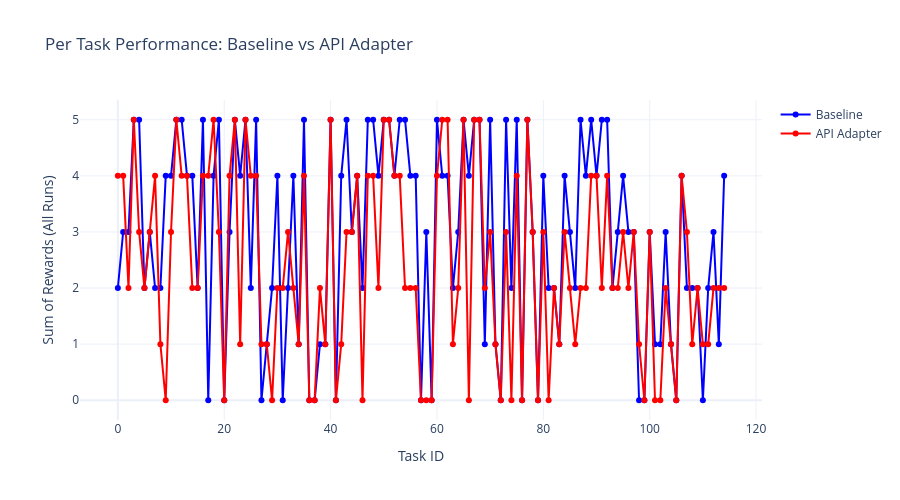

The notebook cell saved with this chart:
### Code cell
import plotly.graph_objects as go
from collections import defaultdict

# Calculate sum of rewards per task for baseline
baseline_task_rewards = defaultdict(int)
for run in baseline_data:
    for task in run:
        baseline_task_rewards[task['task_id']] += task['reward']

# Calculate sum of rewards per task for api_adapter
api_adapter_task_rewards = defaultdict(int)
for run in api_adapter_data:
    for task in run:
        api_adapter_task_rewards[task['task_id']] += task['reward']

# Get all unique task IDs and sort them
all_task_ids = sorted(set(baseline_task_rewards.keys()) | set(api_adapter_task_rewards.keys()))

# Prepare data for plotting
baseline_rewards = [baseline_task_rewards[task_id] for task_id in all_task_ids]
api_adapter_rewards = [api_adapter_task_rewards[task_id] for task_id in all_task_ids]

# Create the plot
fig = go.Figure()

# Add baseline trace
fig.add_trace(go.Scatter(
    x=all_task_ids,
    y=baseline_rewards,
    mode='lines+markers',
    name='Baseline',
    line=dict(color='blue', width=2),
    marker=dict(symbol='circle', size=6)
))

# Add api_adapter trace
fig.add_trace(go.Scatter(
    x=all_task_ids,
    y=api_adapter_rewards,
    mode='lines+markers',
    name='API Adapter',
    line=dict(color='red', width=2),
    marker=dict(symbol='circle', size=6)
))

# Update layout
fig.update_layout(
    title='Per Task Performance: Baseline vs API Adapter',
    xaxis_title='Task ID',
    yaxis_title='Sum of Rewards (All Runs)',
    width=900,
    height=500,
    showlegend=True,
    template='plotly_white'
)

# Show the plot
fig.show()

### Figure 1 — Plotly figure (JSON) as saved in the notebook; plotly's stock layout.template omitted (floating-point values rounded to 4 significant figures)
{"data": [{"line": {"color": "blue", "width": 2}, "marker": {"size": 6, "symbol": "circle"}, "mode": "lines+markers", "name": "Baseline", "type": "scatter", "x": [0, 1, 2, 3, 4, 5, 6, 7, 8, 9, 10, 11, 12, 13, 14, 15, 16, 17, 18, 19, 20, 21, 22, 23, 24, 25, 26, 27, 28, 29, 30, 31, 32, 33, 34, 35, 36, 37, 38, 39, 40, 41, 42, 43, 44, 45, 46, 47, 48, 49, 50, 51, 52, 53, 54, 55, 56, 57, 58, 59, 60, 61, 62, 63, 64, 65, 66, 67, 68, 69, 70, 71, 72, 73, 74, 75, 76, 77, 78, 79, 80, 81, 82, 83, 84, 85, 86, 87, 88, 89, 90, 91, 92, 93, 94, 95, 96, 97, 98, 99, 100, 101, 102, 103, 104, 105, 106, 107, 108, 109, 110, 111, 112, 113, 114], "y": [2, 3, 3, 5, 5, 2, 3, 2, 2, 4, 4, 5, 5, 4, 4, 2, 5, 0, 4, 5, 0, 3, 5, 4, 5, 2, 5, 0, 1, 2, 4, 0, 2, 4, 1, 5, 0, 0, 1, 1, 5, 0, 4, 5, 3, 4, 2, 5, 5, 4, 5, 5, 4, 5, 5, 4, 4, 0, 3, 0, 5, 4, 4, 2, 3, 5, 4, 5, 5, 1, 5, 1, 0, 5, 2, 5, 0, 5, 3, 0, 4, 2, 2, 1, 4, 3, 2, 5, 4, 5, 4, 5, 5, 2, 3, 4, 3, 3, 0, 0, 3, 1, 1, 3, 1, 0, 4, 2, 2, 2, 0, 2, 3, 1, 4]}, {"line": {"color": "red", "width": 2}, "marker": {"size": 6, "symbol": "circle"}, "mode": "lines+markers", "name": "API Adapter", "type": "scatter", "x": [0, 1, 2, 3, 4, 5, 6, 7, 8, 9, 10, 11, 12, 13, 14, 15, 16, 17, 18, 19, 20, 21, 22, 23, 24, 25, 26, 27, 28, 29, 30, 31, 32, 33, 34, 35, 36, 37, 38, 39, 40, 41, 42, 43, 44, 45, 46, 47, 48, 49, 50, 51, 52, 53, 54, 55, 56, 57, 58, 59, 60, 61, 62, 63, 64, 65, 66, 67, 68, 69, 70, 71, 72, 73, 74, 75, 76, 77, 78, 79, 80, 81, 82, 83, 84, 85, 86, 87, 88, 89, 90, 91, 92, 93, 94, 95, 96, 97, 98, 99, 100, 101, 102, 103, 104, 105, 106, 107, 108, 109, 110, 111, 112, 113, 114], "y": [4, 4, 2, 5, 3, 2, 3, 4, 1, 0, 3, 5, 4, 4, 2, 2, 4, 4, 5, 3, 0, 4, 5, 1, 5, 4, 4, 1, 1, 0, 2, 2, 3, 2, 1, 4, 0, 0, 2, 1, 5, 0, 1, 3, 3, 4, 0, 4, 4, 2, 5, 5, 4, 4, 2, 2, 2, 0, 0, 0, 4, 5, 5, 1, 2, 5, 0, 5, 5, 2, 3, 1, 0, 3, 0, 4, 0, 5, 3, 0, 3, 0, 2, 1, 3, 2, 1, 2, 2, 4, 4, 2, 4, 2, 2, 3, 2, 3, 1, 0, 3, 0, 0, 2, 1, 0, 4, 3, 1, 2, 1, 1, 2, 2, 2]}], "layout": {"height": 500, "showlegend": true, "title": {"text": "Per Task Performance: Baseline vs API Adapter"}, "width": 900, "xaxis": {"title": {"text": "Task ID"}}, "yaxis": {"title": {"text": "Sum of Rewards (All Runs)"}}}}
